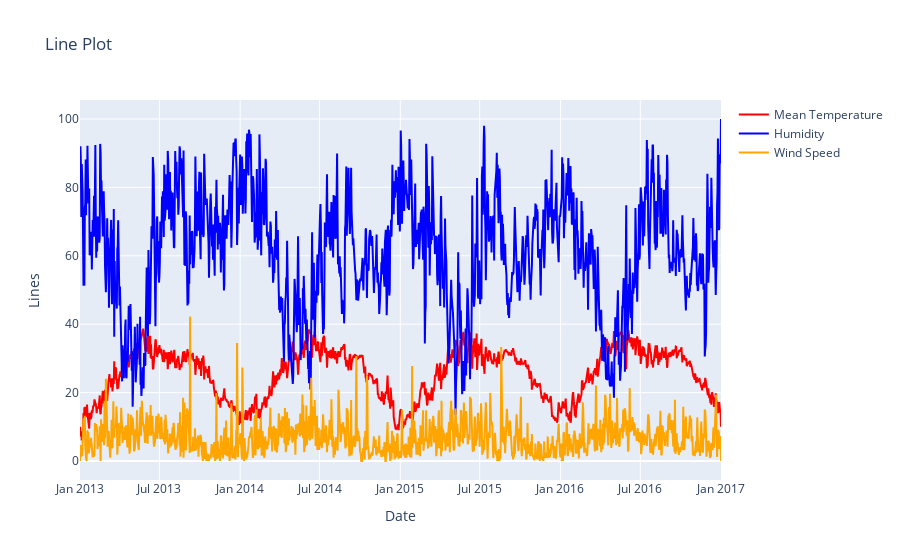

The notebook cell saved with this chart:
### Code cell
# Create the figure
fig = go.Figure()

# Add the first line
fig.add_trace(go.Scatter(x=df.index, y=df['meantemp'], mode='lines', name='Mean Temperature', line=dict(color='red')))

# Add the second line
fig.add_trace(go.Scatter(x=df.index, y=df['humidity'], mode='lines', name='Humidity', line=dict(color='blue')))

# Add the third line
fig.add_trace(go.Scatter(x=df.index, y=df['wind_speed'], mode='lines', name='Wind Speed', line=dict(color='orange')))

# Update layout
fig.update_layout(title='Line Plot', xaxis_title='Date', yaxis_title='Lines')

# Show the figure
fig.show()

### Figure 1 — Plotly figure (JSON) as saved in the notebook; plotly's stock layout.template omitted (floating-point values rounded to 4 significant figures; data arrays with more than 128 entries replaced by an {"elided": "..."} marker saying what was removed)
{"data": [{"line": {"color": "red"}, "mode": "lines", "name": "Mean Temperature", "type": "scatter", "x": {"elided": "1462 str values"}, "y": {"elided": "1462 float values"}}, {"line": {"color": "blue"}, "mode": "lines", "name": "Humidity", "type": "scatter", "x": {"elided": "1462 str values"}, "y": {"elided": "1462 float values"}}, {"line": {"color": "orange"}, "mode": "lines", "name": "Wind Speed", "type": "scatter", "x": {"elided": "1462 str values"}, "y": {"elided": "1462 float values"}}], "layout": {"title": {"text": "Line Plot"}, "xaxis": {"title": {"text": "Date"}}, "yaxis": {"title": {"text": "Lines"}}}}
